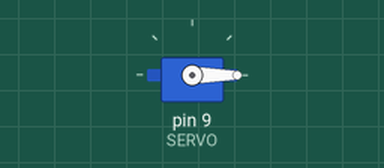
This sketch was run on a simulated Arduino Uno, built with avr-gcc and run on an emulated ATmega328P. Parts: servo.

Above: at 0.05 s.
At 3.0 s:
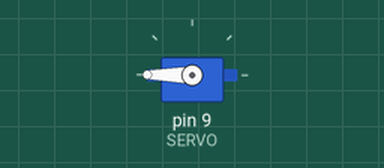
At 6.0 s:
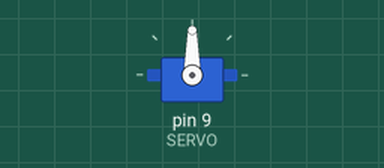
Timing chart, 0 to 7.8 s (numbered marks = the images above):
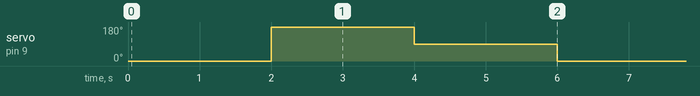

Measured:
- by itself, servo on pin 9 (SERVO): repeats every 6.0 s: 90° 2.0 s, 0° 2.0 s, 180° 2.0 s

The sketch:

ServomotorSample.ino
```cpp
//サーボモータ
#include <Servo.h>       // サーボモータ関連ファイルのインクルード
const int SERVO = 9; // サーボモータが接続されているピン
Servo servo;         // サーボモータ

void setup()
{
  servo.attach(SERVO); // サーボモータをピンに割り当て
}

void loop()
{
  servo.write(0);      // サーボモータの回転角度を 0 度に指定
  delay(2000);      // 2,000 ミリ秒待機
  servo.write(180); // サーボモータの回転角度を 180 度に指定
  delay(2000);      // 2,000 ミリ秒待機
  servo.write(90);  // サーボモータの回転角度を 90 度に指定
  delay(2000);      // 2,000 ミリ秒待機
}
```
